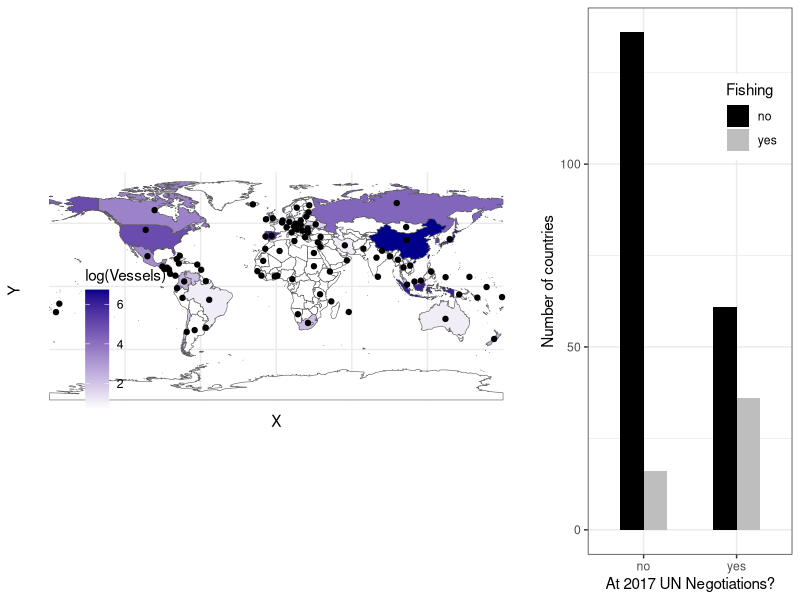

Source code (R):
## ---- chunk 1
library(tidyverse)
library("rnaturalearth")
library("rnaturalearthdata")
library(tidyverse)
library(gridExtra)
## ---- chunk 2
abnj <- read_csv("../data/abnj_countries.csv")
iso <- read_csv("../data/iso3.csv")
sala <- read_csv("../data/Sala2018table.csv") %>%
  remove_missing()
## ---- chunk 3
abnj <- abnj %>%
  full_join(sala, by = "Country") %>%
  full_join(iso, by = "Country") %>%
  rename(iso_a3 = "ISO_3") %>%
  mutate(Fishing_Days = replace_na(Fishing_Days, 0),
         negotiations = replace_na(negotiations, 0)) %>%
  mutate(negotiations = ifelse(negotiations == 0, "no", "yes"),
         fishing = ifelse(Fishing_Days == 0, "no", "yes")) 
  #mutate(fishing = ifelse(Fishing_Days>0,1,0)) %>%
## ---- chunk 4
world <- ne_countries(scale = "medium", returnclass = "sf") %>%
  left_join(abnj, by = "iso_a3")
## ---- chunk 5
library(sf)
world_points<- st_centroid(world)
world_points <- cbind(world, st_coordinates(st_centroid(world$geometry)))
## ---- chunk 6
world_points <- world_points %>%
  filter(negotiations == "yes")
## ---- chunk 7
abnj_map <- ggplot(data = world) +
  geom_sf(aes(fill = log(Vessels))) +
  scale_fill_gradient(low = "white",
                       high = "darkblue",space = "Lab",
                       na.value = "white", guide = "colourbar", aesthetics = "fill") +
  geom_point(data = world_points, aes(x=X, y=Y)) + theme_minimal() +
  #scale_fill_manual(values = c("no" = "black", "yes" = "grey")) +
  theme(legend.position = c(0.2, 0.3))
## ---- chunk 8
abnj_n <- abnj %>%
  group_by(negotiations, fishing) %>%
  count()
## ---- chunk 9
abnj_bar1 <- ggplot(abnj_n, aes(x = negotiations, y = n, fill = fishing)) + geom_bar(stat = "identity", position = "dodge", width = 0.5) +theme_bw() +
  scale_fill_manual("Fishing", values = c("no" = "black", "yes" = "grey"))+ 
  theme(legend.position = c(0.8, 0.8)) +
  xlab("At 2017 UN Negotiations?") + ylab("Number of countries")
## ---- chunk 10
library(ggpubr)
ggarrange(abnj_map, abnj_bar1, widths = c(2,1), ncol = 2, nrow = 1)
